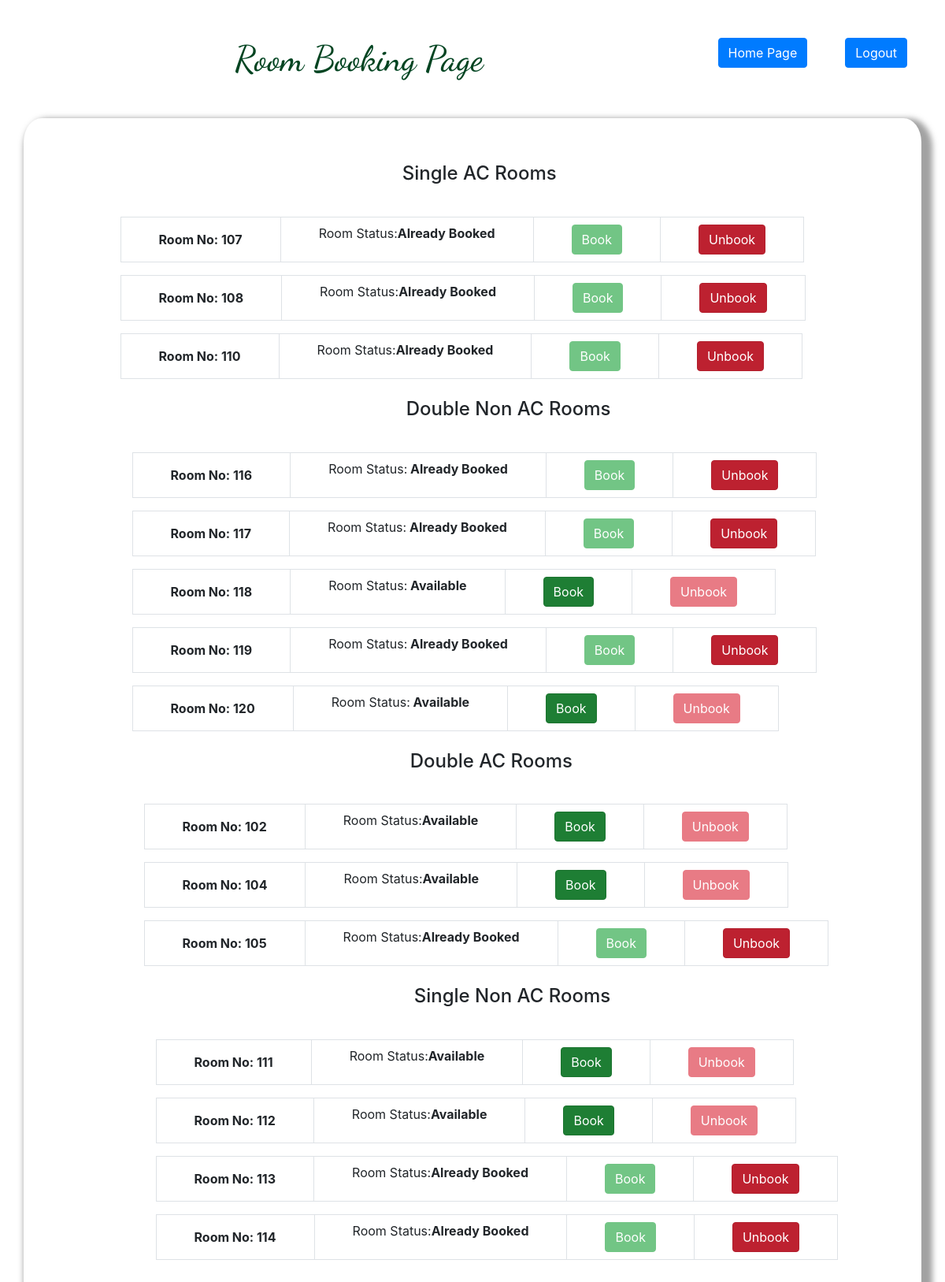
Screenshot of /rooms.php (signed in) with the database file from the repository.
### tables this page shows
CREATE TABLE `single_ac` (
  `room2_id` int(255) NOT NULL,
  `room_no` int(255) NOT NULL,
  `holder_name` varchar(255) NOT NULL,
  `holder_id` int(255) NOT NULL,
  `holder_address` text NOT NULL,
  `holder_mobile` varchar(10) NOT NULL,
  `child` int(255) NOT NULL,
  `adult` int(255) NOT NULL,
  `in_date` date NOT NULL,
  `out_date` date NOT NULL,
  `status` int(255) NOT NULL
);

CREATE TABLE `double_non_ac` (
  `room3_id` int(255) NOT NULL,
  `room_no` int(255) NOT NULL,
  `holder_name` varchar(255) NOT NULL,
  `holder_id` int(255) NOT NULL,
  `holder_address` text NOT NULL,
  `holder_mobile` varchar(10) NOT NULL,
  `child` int(255) NOT NULL,
  `adult` int(255) NOT NULL,
  `in_date` date NOT NULL,
  `out_date` date NOT NULL,
  `status` int(255) NOT NULL
);

CREATE TABLE `double_ac` (
  `room4_id` int(255) NOT NULL,
  `room_no` int(255) NOT NULL,
  `holder_name` varchar(255) DEFAULT NULL,
  `holder_id` int(255) DEFAULT NULL,
  `holder_mobile` varchar(10) DEFAULT NULL,
  `holder_address` text DEFAULT NULL,
  `child` int(255) NOT NULL,
  `adult` int(255) NOT NULL,
  `in_date` date NOT NULL,
  `out_date` date NOT NULL,
  `status` int(255) NOT NULL
);

CREATE TABLE `single_non_ac` (
  `room1_id` int(255) NOT NULL,
  `room_no` int(255) NOT NULL,
  `holder_name` varchar(255) NOT NULL,
  `holder_id` int(255) NOT NULL,
  `holder_address` text NOT NULL,
  `holder_mobile` varchar(10) NOT NULL,
  `child` int(255) NOT NULL,
  `adult` int(255) NOT NULL,
  `in_date` date NOT NULL,
  `out_date` date NOT NULL,
  `status` int(255) NOT NULL
);

### rooms.php (the view, shortened to what this page needs)
<?php
if(!empty($_SESSION['user_id']) OR !empty($_SESSION['admin_id'])){
?>
    <body>
            <div>
            <a href="logout.php" class="float-right mr-5"><button class="btn btn-primary">Logout</h3></button></a>
            <a href="index.php" class="float-right mr-5"><button class="btn btn-primary">Home Page</h3></button></a>
            <h1 style="color:#014421; font-family: 'Dancing Script', cursive;font-size: 45px;text-align:center" class="mt-5 mb-4">Room Booking Page</h1><br>
          </div>
          <div class="container admin-show-room mb-5 pb-5">
          <div class="row offset-1">
          <div class="col-md-12">
          <h4 class=" pt-2 pb-2 pl-4 mt-5 offset-4">Single AC Rooms</h4><br>
 <?php
    $connection= mysqli_connect("localhost","root","");
    $query="select * from single_ac";
    $query_run=mysqli_query($connection,$query);
    while($row=mysqli_fetch_assoc($query_run)){
        ?>
         <div>
         <table class=" table-bordered p-5 mb-3 ">
         <th class="pt-2 pb-2 pl-5 pr-5">Room No:
         <?php echo $row['room_no'];?>
     </th>
     <td class="pt-2 pb-2 pl-5 pr-5">
                <p>Room Status:<?php
                  if($row['status']==0){echo"<b>Available</b>";} else{echo"<b>Already Booked</b>";}
                  ?></p>
          </td>
          <td class="pt-2 pb-2 pl-5 pr-5">
          <a href="hotelrooms.php?rid=<?php echo $row['room2_id'];?>" class="btn btn-success <?php if($row['status']==0){echo "active";}else{echo"disabled";}?>">Book</a>
     </td>
     <td class="pt-2 pb-2 pl-5 pr-5">
     <form action="<?php $_SERVER['PHP_SELF'];?>" method="POST">
          <a href="rooms.php?rid=<?php echo $row['room2_id'];?>" name="unbook" class="btn btn-danger  <?php if($row['status']==1){echo "active";}else{echo"disabled";}?>">Unbook</a>
     </form>
</td>
</div>
        <?php
}
    ?>
</div>
<div class="col-md-12">
<h4 class=" pt-2 pb-2 pl-4 offset-4 mt-2">Double Non AC Rooms</h4><br>
  <?php
     $connection= mysqli_connect("localhost","root","");
     $query="select * from double_non_ac";
     $query_run=mysqli_query($connection,$query);
     while($row=mysqli_fetch_assoc($query_run)){
          ?>
          <div>
          <table class=" table-bordered p-5 mb-3">
             <th class="pt-2 pb-2 pl-5 pr-5">Room No:
                   <?php echo $row['room_no'];?>
             </th>
              <td class="pt-2 pb-2 pl-5 pr-5">
                  <p>Room Status:<?php
                   if($row['status']==0){echo"<b> Available</b>";} else{echo"<b> Already Booked</b>";}
                   ?></p>
              </td>
              <td class="pt-2 pb-2 pl-5 pr-5">
                   <a href="hotelrooms.php?rid=<?php echo $row['room3_id'];?>" class="btn btn-success <?php if($row['status']==0){echo "active";}else{echo"disabled";}?>">Book</a>
              </td>
              <td class="pt-2 pb-2 pl-5 pr-5">
              <form action="<?php $_SERVER['PHP_SELF'];?>" method="POST">
                   <a href="rooms.php?rid=<?php echo $row['room3_id'];?>" name="unbook" class="btn btn-danger <?php if($row['status']==1){echo "active";}else{echo"disabled";}?>">Unbook</a>
              </form>
          </td>
          </div>
          <?php
     }
     ?>
</div>
<div class="col-md-12">
<h4 class=" pt-2 pb-2 pl-4 offset-4 mt-2">Double AC Rooms</h4><br>
  <?php
     $connection= mysqli_connect("localhost","root","");
     $query="select * from double_ac";
     $query_run=mysqli_query($connection,$query);
     while($row=mysqli_fetch_assoc($query_run)){
          ?>
          <div>
          <table class=" table-bordered p-5 mb-3">
             <th class="pt-2 pb-2 pl-5 pr-5">Room No:
                   <?php echo $row['room_no'];?>
             </th>
              <td class="pt-2 pb-2 pl-5 pr-5">
                  <p>Room Status:<?php
                   if($row['status']==0){echo"<b>Available</b>";} else{echo"<b>Already Booked</b>";}
                   ?></p>
              </td>
              <td class="pt-2 pb-2 pl-5 pr-5">
                   <a href="hotelrooms.php?rid=<?php echo $row['room4_id'];?>" class="btn btn-success <?php if($row['status']==0){echo "active";}else{echo"disabled";}?>">Book</a>
              </td>
              <td class="pt-2 pb-2 pl-5 pr-5">
              <form action="<?php $_SERVER['PHP_SELF'];?>" method="POST">
                   <a href="rooms.php?rid=<?php echo $row['room4_id'];?>" name="unbook" class="btn btn-danger <?php if($row['status']==1){echo "active";}else{echo"disabled";}?>">Unbook</a>
              </form>
               </td>
          </div>
          <?php
}
    ?>
</div>
<div class="col-md-12">
<h4 class=" pt-2 pb-2 pl-4 offset-4 mt-2">Single Non AC Rooms</h4><br>
  <?php
     $connection= mysqli_connect("localhost","root","");
     $query="select * from single_non_ac";
     $query_run=mysqli_query($connection,$query);
     while($row=mysqli_fetch_assoc($query_run)){
          ?>
      <div>
          <table class=" table-bordered p-5 mb-3">
             <th class="pt-2 pb-2 pl-5 pr-5">Room No:
                   <?php echo $row['room_no'];?>
             </th>
              <td class="pt-2 pb-2 pl-5 pr-5">
                  <p>Room Status:<?php
                   if($row['status']==0){echo"<b>Available</b>";} else{echo"<b>Already Booked</b>";}
                   ?></p>
              </td>
              <td class="pt-2 pb-2 pl-5 pr-5">
                   <a href="hotelrooms.php?rid=<?php echo $row['room1_id'];?>" class="btn btn-success <?php if($row['status']==0){echo "active";}else{echo"disabled";}?>">Book</a>
              </td>
              <td class="pt-2 pb-2 pl-5 pr-5">
              <form action="<?php $_SERVER['PHP_SELF'];?>" method="POST">
                   <a href="rooms.php?rid=<?php echo $row['room1_id'];?>" name="unbook" class="btn btn-danger <?php if($row['status']==1){echo "active";}else{echo"disabled";}?>">Unbook</a>
              </form>
          </td>
          </div>
          <?php
     }
     ?>
   </div>
</div>
    </body>
  </html>
<?php
}
else{
   header("location:http://localhost/New%20folder/signin.php");
}
?>

### Css/style.css (style rules this page uses)
h1 { text-align:center; }
.show-details, .show-user-details, .admin-show-room { border:none; box-sizing: border-box; border-radius:2%; box-shadow: 7px 7px 7px 7px rgba(128, 128, 128, 0.734); }

### rows the page displays
single_ac: room_no "107", status "Already Booked"
single_ac: room_no "108", status "Already Booked"
single_ac: room_no "110", status "Already Booked"
double_non_ac: room_no "116", status "Already Booked"
double_non_ac: room_no "117", status "Already Booked"
double_non_ac: room_no "118", status "Available"
double_non_ac: room_no "119", status "Already Booked"
double_non_ac: room_no "120", status "Available"
double_ac: room_no "102", status "Available"
double_ac: room_no "104", status "Available"
double_ac: room_no "105", status "Already Booked"
single_non_ac: room_no "111", status "Available"
single_non_ac: room_no "112", status "Available"
single_non_ac: room_no "113", status "Already Booked"
single_non_ac: room_no "114", status "Already Booked"
